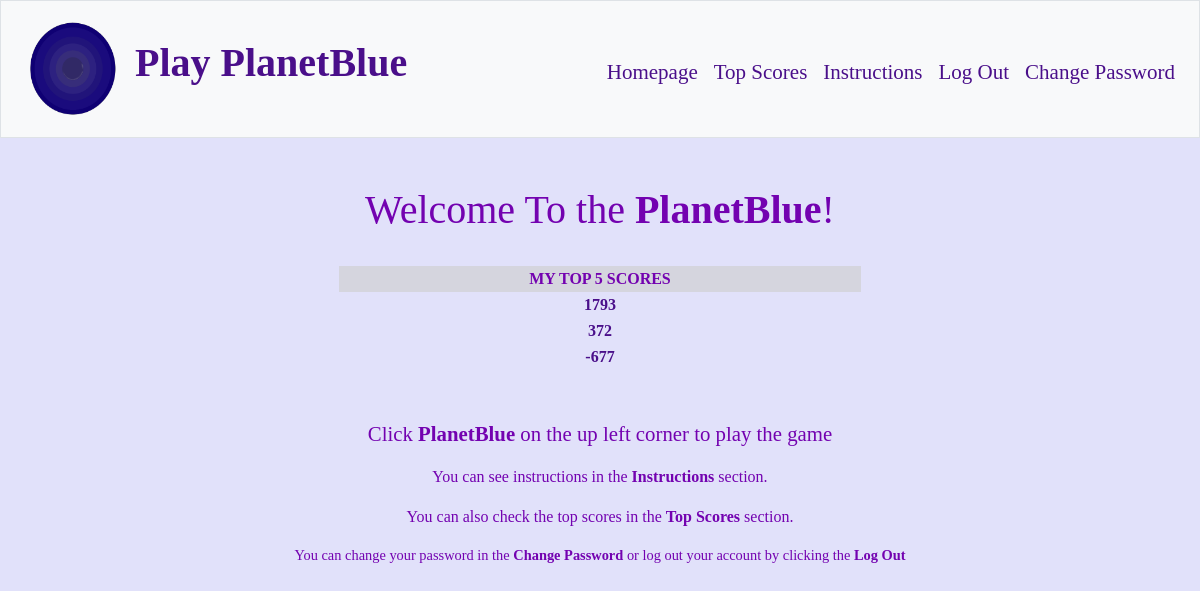
The page / (signed in) on the database its author committed.
### tables this page shows
CREATE TABLE 'scores' ('id'  INTEGER PRIMARY KEY  , 'user_id'  INTEGER NOT NULL  ,'score' INTEGER NOT NULL  );

### application.py (the view)
@app.route("/")
@login_required
def index():
    scores = db.execute("SELECT score FROM scores WHERE user_id = :user_id ORDER BY score DESC LIMIT 5", user_id = session["user_id"])
    return render_template("index.html", scores = scores)

### application.py (called while the page is built)
@app.after_request
def after_request(response):
    response.headers["Cache-Control"] = "no-cache, no-store, must-revalidate"
    response.headers["Expires"] = 0
    response.headers["Pragma"] = "no-cache"
    return response

### helpers.py (called while the page is built)
def login_required(f):
    @wraps(f)
    def decorated_function(*args, **kwargs):
        if session.get("user_id") is None:
            return redirect("/login")
        return f(*args, **kwargs)
    return decorated_function

### templates/index.html (shortened to what this page needs)
{% extends "layout.html" %}
{% block main %}
    <h1 style="font-family:badaboom;color:#7302b0">Welcome To the <b>PlanetBlue</b>!</h1>
    <b>
    <table class="center"  style="font-family:badaboom;width:50%">
        <thead style="background-color: #d5d5de;color:#7302b0">
            <tr>
                <th>MY TOP 5 SCORES</th>
            </tr>
        </thead>
        <tbody style="color:#4a0f8a">
            {% for score in scores %}
                <tr>
                    <td>{{ score.score }}</td>
                </tr>
            {% endfor %}
        </tbody>
        <br>
    </table>
    </b>
    <br>
    <br>
    <p style="font-family:badaboom;color:#7302b0;font-size:130%">Click <b>PlanetBlue</b> on the up left corner to play the game</p>
    <p style="font-family:badaboom;color:#7302b0">You can see instructions in the <b>Instructions</b> section.</p>
    <p style="font-family:badaboom;color:#7302b0">You can also check the top scores in the <b>Top Scores</b> section.</p>
    <p style="font-family:badaboom;color:#7302b0;font-size:90%">You can change your password in the <b>Change Password</b> or log out your account by clicking the <b>Log Out</b></p>
{% endblock %}

### static/styles.css (style rules this page uses)
main .center { margin-left: auto; margin-right: auto; }

### rows shown on the page
scores: score "1793"
scores: score "372"
scores: score "-677"
